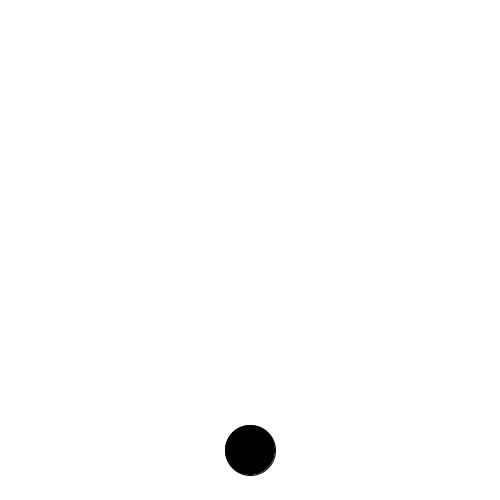
Frame 1 (no input)
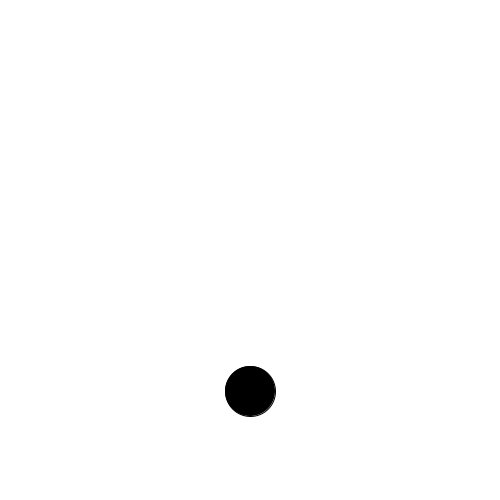
Frame 60 (the mouse pressed at the canvas centre just before this capture)
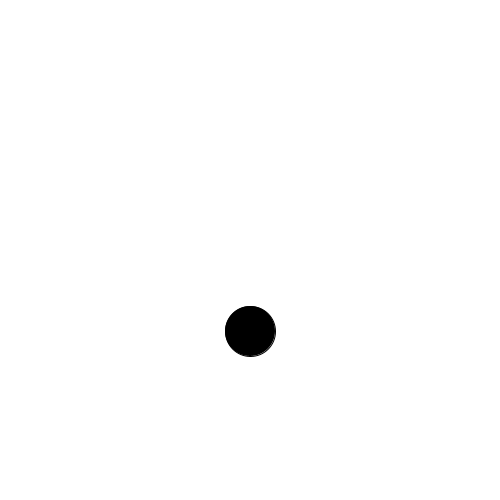
Frame 120 (the mouse held since frame 60 and released just before this capture)

The Processing sketch that drew these frames (run headless with seeded random() and noise(); from frame 60 on, the mouse is pressed at the canvas centre):

// Processing sketch: drill3
// ── drill3.pde
float y = 450;
void setup() {
    size(500,500);
}

void draw() {
    background(255);
    fill(0);
    ellipse(width/2, y, 50, 50);
    y -= 1;
}
